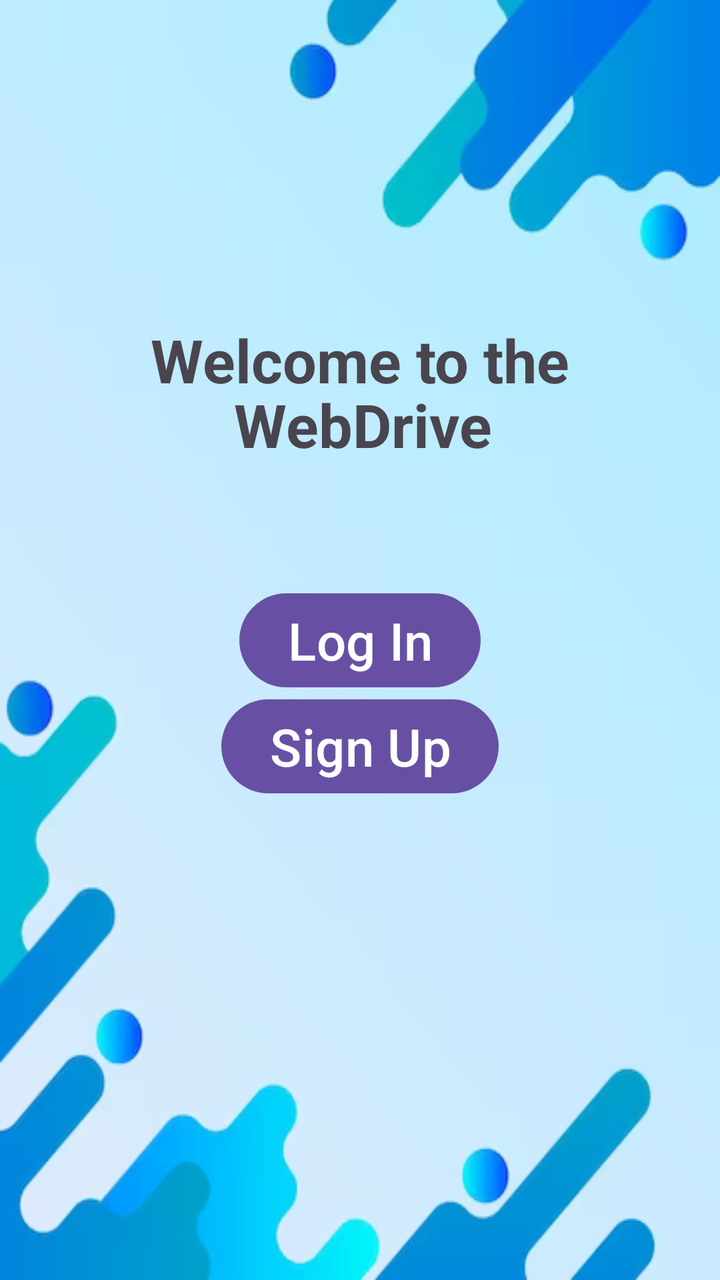
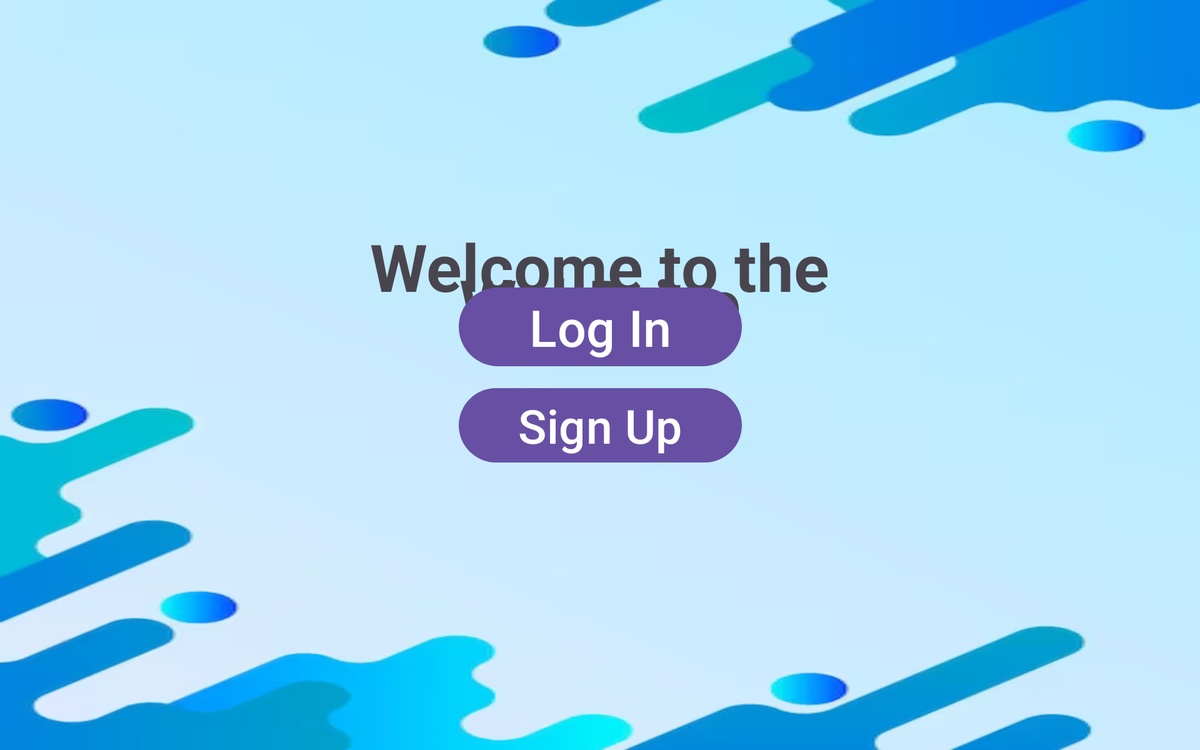

An Android layout and its configuration variant, each rendered on a device that would load it. The default file and the variant file are quoted in full after the pictures.
<!-- AndroidManifest.xml: application theme Theme.WebDrive -->
<!-- res/layout/activity_main.xml -->
<?xml version="1.0" encoding="utf-8"?>
<androidx.constraintlayout.widget.ConstraintLayout xmlns:android="http://schemas.android.com/apk/res/android"
    xmlns:app="http://schemas.android.com/apk/res-auto"
    xmlns:tools="http://schemas.android.com/tools"
    android:layout_width="match_parent"
    android:layout_height="match_parent"
    android:background="@drawable/background1"
    tools:context=".MainActivity">


    <TextView
        android:id="@+id/textView"
        android:layout_width="wrap_content"
        android:layout_height="wrap_content"
        android:text="Welcome to the"
        android:textSize="30dp"
        android:textStyle="bold"
        app:layout_constraintBottom_toBottomOf="parent"
        app:layout_constraintEnd_toEndOf="parent"
        app:layout_constraintStart_toStartOf="parent"
        app:layout_constraintTop_toTopOf="parent"
        app:layout_constraintVertical_bias="0.266" />

    <TextView
        android:layout_width="wrap_content"
        android:layout_height="wrap_content"
        android:text="WebDrive"
        android:textSize="30dp"
        android:textStyle="bold"
        app:layout_constraintBottom_toBottomOf="parent"
        app:layout_constraintEnd_toEndOf="parent"
        app:layout_constraintHorizontal_bias="0.507"
        app:layout_constraintStart_toStartOf="parent"
        app:layout_constraintTop_toTopOf="parent"
        app:layout_constraintVertical_bias="0.32" />

    <Button
        android:id="@+id/LogIn"
        android:layout_width="wrap_content"
        android:layout_height="wrap_content"
        android:text="Log In"
        android:textSize="26dp"
        app:layout_constraintBottom_toBottomOf="parent"
        app:layout_constraintEnd_toEndOf="parent"
        app:layout_constraintStart_toStartOf="parent"
        app:layout_constraintTop_toTopOf="parent"
         />

    <Button
        android:id="@+id/SignIn"
        android:layout_width="wrap_content"
        android:layout_height="wrap_content"
        android:text="Sign Up"
        android:textSize="26dp"
        app:layout_constraintBottom_toBottomOf="parent"
        app:layout_constraintEnd_toEndOf="parent"
        app:layout_constraintStart_toStartOf="parent"
        app:layout_constraintTop_toTopOf="parent"
        app:layout_constraintVertical_bias="0.591" />
</androidx.constraintlayout.widget.ConstraintLayout>
<!-- resources referenced by this layout -->
<resources>
  <!-- drawable background1: png bitmap (drawable, 50406 bytes) -->
  <style name="Theme.WebDrive" parent="Base.Theme.WebDrive" />
  <style name="Base.Theme.WebDrive" parent="Theme.Material3.DayNight.NoActionBar">
          
          
      </style>
</resources>
<!-- res/layout-xlarge/activity_main.xml (the repository's variant of the layout above) -->
<!-- drawn on a large tablet held sideways -->
<?xml version="1.0" encoding="utf-8"?>
<androidx.constraintlayout.widget.ConstraintLayout xmlns:android="http://schemas.android.com/apk/res/android"
    xmlns:app="http://schemas.android.com/apk/res-auto"
    xmlns:tools="http://schemas.android.com/tools"
    android:layout_width="match_parent"
    android:layout_height="match_parent"
    android:background="@drawable/background1"
    tools:context=".MainActivity">


    <TextView
        android:id="@+id/textView"
        android:layout_width="wrap_content"
        android:layout_height="wrap_content"
        android:text="Welcome to the"
        android:textSize="70dp"
        android:textStyle="bold"
        app:layout_constraintBottom_toBottomOf="parent"
        app:layout_constraintEnd_toEndOf="parent"
        app:layout_constraintStart_toStartOf="parent"
        app:layout_constraintTop_toTopOf="parent"
        app:layout_constraintVertical_bias="0.336" />

    <TextView
        android:id="@+id/textViewforbelow"
        android:layout_width="wrap_content"
        android:layout_height="wrap_content"
        android:text="WebDrive"
        android:textSize="70dp"
        android:textStyle="bold"
        app:layout_constraintBottom_toBottomOf="parent"
        app:layout_constraintEnd_toEndOf="parent"
        app:layout_constraintStart_toStartOf="parent"
        app:layout_constraintTop_toTopOf="parent"
        app:layout_constraintVertical_bias="0.39" />

    <LinearLayout
        android:layout_width="302dp"
        android:layout_height="226dp"
        android:gravity="center"
        android:orientation="vertical"
        app:layout_constraintBottom_toBottomOf="parent"
        app:layout_constraintEnd_toEndOf="parent"
        app:layout_constraintStart_toStartOf="parent"
        app:layout_constraintTop_toTopOf="parent">

        <Button
            android:id="@+id/LogIn"
            android:layout_width="match_parent"
            android:layout_height="wrap_content"
            android:layout_marginBottom="15dp"
            android:text="Log In"
            android:textSize="54dp"
            app:layout_constraintBottom_toBottomOf="parent"
            app:layout_constraintEnd_toEndOf="parent"
            app:layout_constraintStart_toStartOf="parent"
            app:layout_constraintTop_toTopOf="parent" />

        <Button
            android:id="@+id/SignIn"
            android:layout_width="match_parent"
            android:layout_height="wrap_content"
            android:text="Sign Up"
            android:textSize="50dp"
            app:layout_constraintBottom_toBottomOf="parent"
            app:layout_constraintEnd_toEndOf="parent"
            app:layout_constraintStart_toStartOf="parent"
            app:layout_constraintTop_toTopOf="parent"
            app:layout_constraintVertical_bias="0.563" />


    </LinearLayout>

</androidx.constraintlayout.widget.ConstraintLayout>
